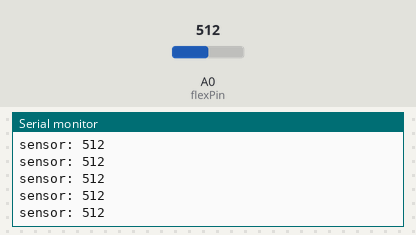
Simulated run of this sketch. Board: Arduino Uno, built with avr-gcc and run on an emulated ATmega328P. Parts: the last lines printed to the serial monitor. Inputs (shaded band) come from the test bench; at power-on: A0 (flexPin) = 512.

Above: at 4.2 s.
4.3 s: A0 (flexPin) set to 984
At 5.4 s:
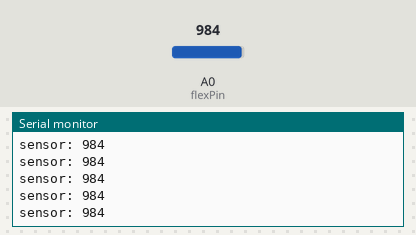
5.8 s: A0 (flexPin) set to 1016
At 6.6 s:
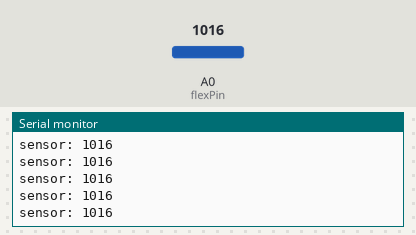
Timing chart, 0 to 8.8 s (numbered marks = the images above; inputs shaded):
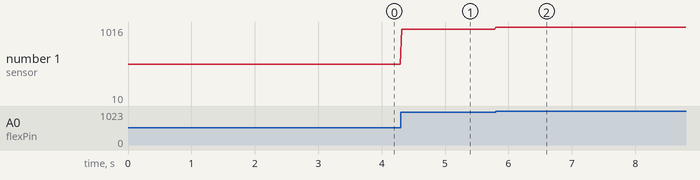

The sketch:

FlexTEST.ino
```cpp
const int flexPin = A0;

void setup()
{
  Serial.begin(9600);
}

void loop()
{
  int flexValue;
  flexValue = analogRead(flexPin);
  Serial.print("sensor: ");
  Serial.println(flexValue);

  delay(20);
}
```

Measured:
- after the input at 4.3 s, the serial monitor: prints a new line at once (image 1)
- after the input at 5.8 s, the serial monitor: prints a new line at once (image 2)
- plotted number 1: 512 → 984 after the input at 4.3 s, 984 → 10 after the input at 5.8 s
